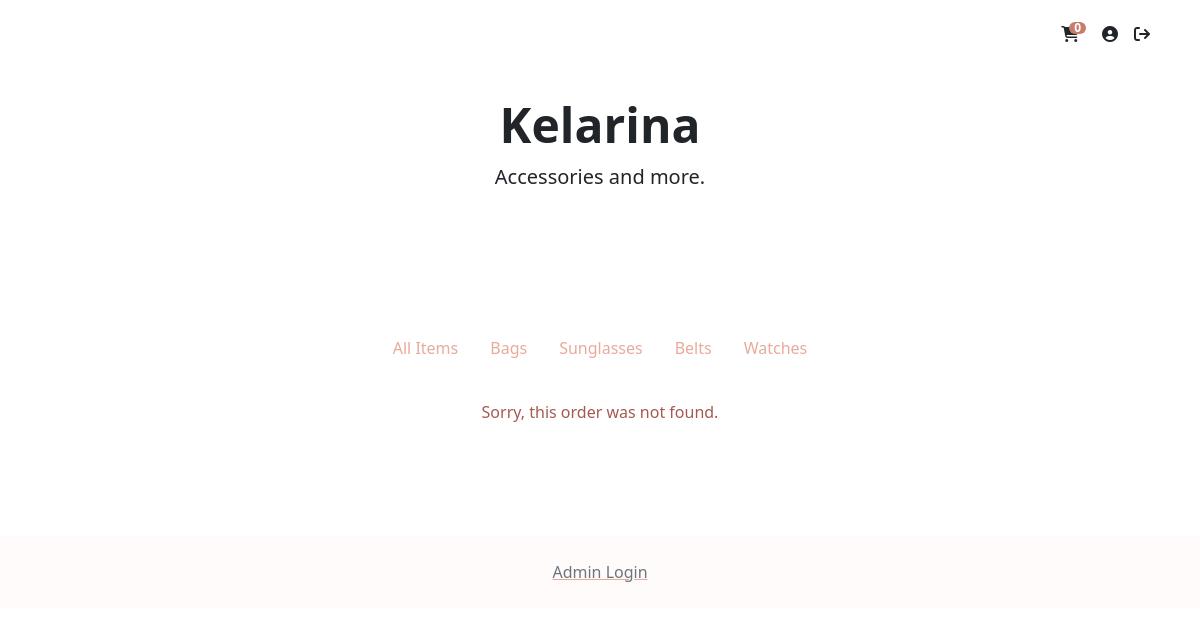
The page /?action=order-details&orderid=0000000056 (signed in) on the database as committed earlier.
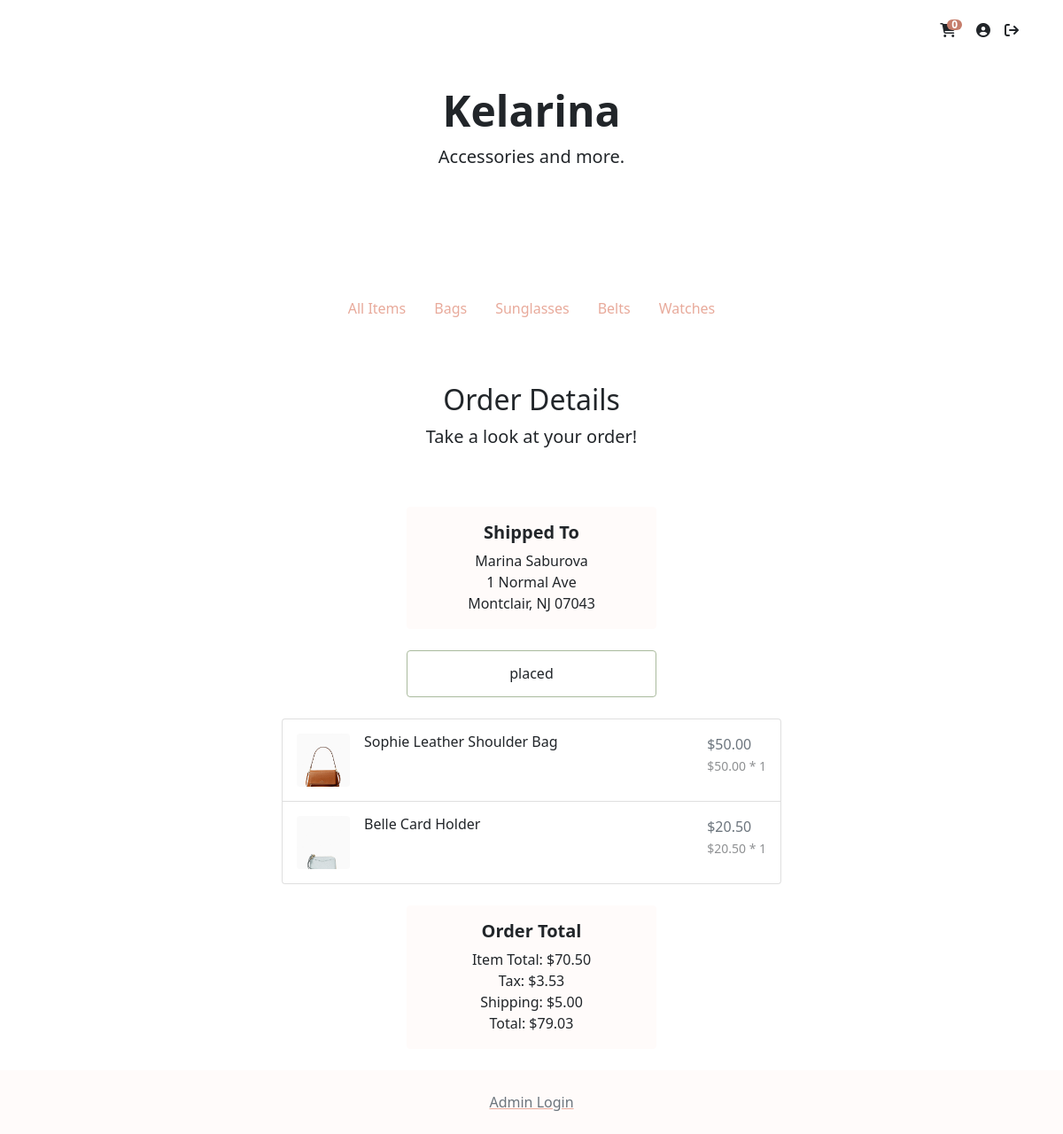
The same page on the database as committed later.
### tables this page shows
CREATE TABLE `orders` (
  `orderID` int(10) UNSIGNED ZEROFILL NOT NULL,
  `customerID` int(10) UNSIGNED ZEROFILL DEFAULT NULL,
  `email` varchar(60) NOT NULL,
  `itemsPrice` decimal(7,2) UNSIGNED NOT NULL,
  `shipping` decimal(4,2) UNSIGNED NOT NULL,
  `tax` decimal(4,2) UNSIGNED NOT NULL,
  `status` varchar(15) NOT NULL,
  `timePlaced` timestamp NOT NULL DEFAULT current_timestamp(),
  `shipFirstName` varchar(30) NOT NULL,
  `shipLastName` varchar(30) NOT NULL,
  `shipStreet` varchar(30) NOT NULL,
  `shipStreet2` varchar(30) DEFAULT NULL,
  `shipCity` varchar(30) NOT NULL,
  `shipState` char(2) NOT NULL,
  `shipZip` int(5) UNSIGNED ZEROFILL NOT NULL
);

CREATE TABLE `order_items` (
  `orderID` int(10) UNSIGNED ZEROFILL NOT NULL,
  `itemID` int(10) UNSIGNED ZEROFILL NOT NULL,
  `quantity` int(3) UNSIGNED NOT NULL,
  `price` decimal(5,2) UNSIGNED NOT NULL
);

CREATE TABLE `item` (
  `itemID` int(10) UNSIGNED ZEROFILL NOT NULL,
  `name` varchar(30) NOT NULL,
  `price` decimal(5,2) UNSIGNED NOT NULL,
  `quantity` int(3) UNSIGNED NOT NULL,
  `category` varchar(15) NOT NULL,
  `color` varchar(15) NOT NULL,
  `material` varchar(15) NOT NULL,
  `description` text DEFAULT NULL,
  `tags` text DEFAULT NULL
);

### function/customer-db.php (called while the page is built, shortened)
<?php
function getOrderDetails($orderID)
{
    global $db;
    $query = 'SELECT * FROM `orders` WHERE `orderID` = :orderID';
    $statement = $db->prepare($query);
    $statement->bindValue(':orderID', $orderID);
    $statement->execute();
    $orderInfo = $statement->fetch();
    return $orderInfo;
}
function getOrderItems($orderID)
{
    global $db;
    $query = 'SELECT `order_items`.*, `item`.`name` FROM `order_items` INNER JOIN `item` ON `order_items`.`itemID` = `item`.`itemID`  WHERE `orderID` = :orderID';
    $statement = $db->prepare($query);
    $statement->bindValue(':orderID', $orderID);
    $statement->execute();
    $items = $statement->fetchAll();
    return $items;
}

### function/store-db.php (called while the page is built, shortened)
<?php
function getItemImage($itemID)
{
    $path = "media/purse.jpg";
    $exts = array('bmp', 'png', 'jpg', 'jpeg');
    foreach ($exts as $ext) {
        if (file_exists("media/" . $itemID . "." . $ext)) {
            $path = "media/" . $itemID . "." . $ext;
        }
    }
    return $path;
}

### page/order-details.php (the view, shortened to what this page needs)
<?php
include('view/header.php');
include('view/navigation.php')
?>
<div class="container-fluid">
    <main>
        <div class="py-5 text-center">
            <h2>Order Details</h2>
            <p class="lead">Take a look at your order!</p>
        </div>
        <div class="container-fluid">
            <div class="py-0 text-center w-25 mx-auto">
                <div class="card bg-light sticky-top mb-4 border-light" style="top: 72px">
                    <div class="card-body">
                        <h5 class="card-title"><b>Shipped To</b></h5>
                        <p class="card-text my-0"><?php echo $order['shipFirstName'] . ' ' . $order['shipLastName'] ?></p>
                        <p class="card-text my-0"><?php echo $order['shipStreet'] ?></p>
                        <p class="card-text my-0"><?php echo $order['shipCity'] . ', ' . $order['shipState'] . ' ' . $order['shipZip'] ?></p>
                    </div>
                </div>
            </div>
            <div class="py-0 text-center w-25 mx-auto">
                <div class="card sticky-top bg-white mb-4 border-success" style="top: 72px">
                    <div class="card-body">
                        <h6 class="card-title my-0"><?php echo $order['status'] ?></h6>
                    </div>
                </div>
            </div>
            <div class="list-group w-50 mx-auto">
                <?php
                foreach ($items as $item) { ?>
                    <a href=".?action=product&itemid=<?php echo $item['itemID'] ?>#view" class="list-group-item list-group-item-action d-flex gap-3 py-3" aria-current="true">
                        <img src="<?php echo getItemImage($item['itemID']) ?>" alt="twbs" height="60px" width="60px" style="object-fit: cover" class="rounded flex-shrink-0">
                        <div class="d-flex gap-2 w-100 justify-content-between">
                            <div>
                                <h6 class="my-0"><?php echo $item['name'] ?></h6>
                            </div>
                            <div>
                                <p class="text-muted my-0">$<?php echo number_format($item['price'] * $item['quantity'], 2) ?></p>
                                <small class="opacity-50 my-0">$<?php echo number_format($item['price'], 2) . ' * ' . $item['quantity'] ?></small>
                            </div>
                        </div>
                    </a>
                <?php } ?>
            </div>
            <div class="my-4 text-center w-25 mx-auto">
                <div class="card bg-light sticky-top mb-4 border-light" style="top: 72px">
                    <div class="card-body">
                        <h5 class="card-title"><b>Order Total</b></h5>
                        <p class="card-text my-0">Item Total: $<?php echo number_format($order['itemsPrice'], 2) ?></p>
                        <p class="card-text my-0">Tax: $<?php echo number_format($order['tax'], 2) ?></p>
                        <p class="card-text my-0">Shipping: $<?php echo number_format($order['shipping'], 2) ?></p>
                        <p class="card-text my-0">Total: $<?php echo number_format(($order['itemsPrice'] + $order['tax'] + $order['shipping']), 2) ?></p>
                    </div>
                </div>
            </div>
    </main>
</div>
<?php include('view/footer.php') ?>

### view/error.php
<?php
include 'view/header.php';
include 'view/navigation.php';
?>
<div class="container text-center text-danger pt-3 mb-5 pb-5">
    <p><?php echo $error ?></p>
</div>
<?php
include 'view/footer.php';
?>

Rows that differ between the two databases and show on the page:
added orders: shipFirstName "Marina", shipLastName "Saburova", shipStreet "1 Normal Ave", shipCity "Montclair", shipState "NJ", shipZip "07043", status "placed", itemsPrice "70.50", tax "3.53", shipping "5.00", $order['itemsPrice'] + $order['tax'] + $order['shipping'] "79.03"
added order_items: shows a picture, itemID.name "Sophie Leather Shoulder Bag", $item['price']*$item['quantity'] "50.00", price "50.00", quantity "1"
added order_items: shows a picture, itemID.name "Belle Card Holder", $item['price']*$item['quantity'] "20.50", price "20.50", quantity "1"
Other text that changed with them:
$error: "Sorry, this order was not found." → (not shown)
text now shown: "Order Details Take a look at your order! Shipped To , Order Total Item Total: $ Tax: $ Shipping: $ Total: $"
